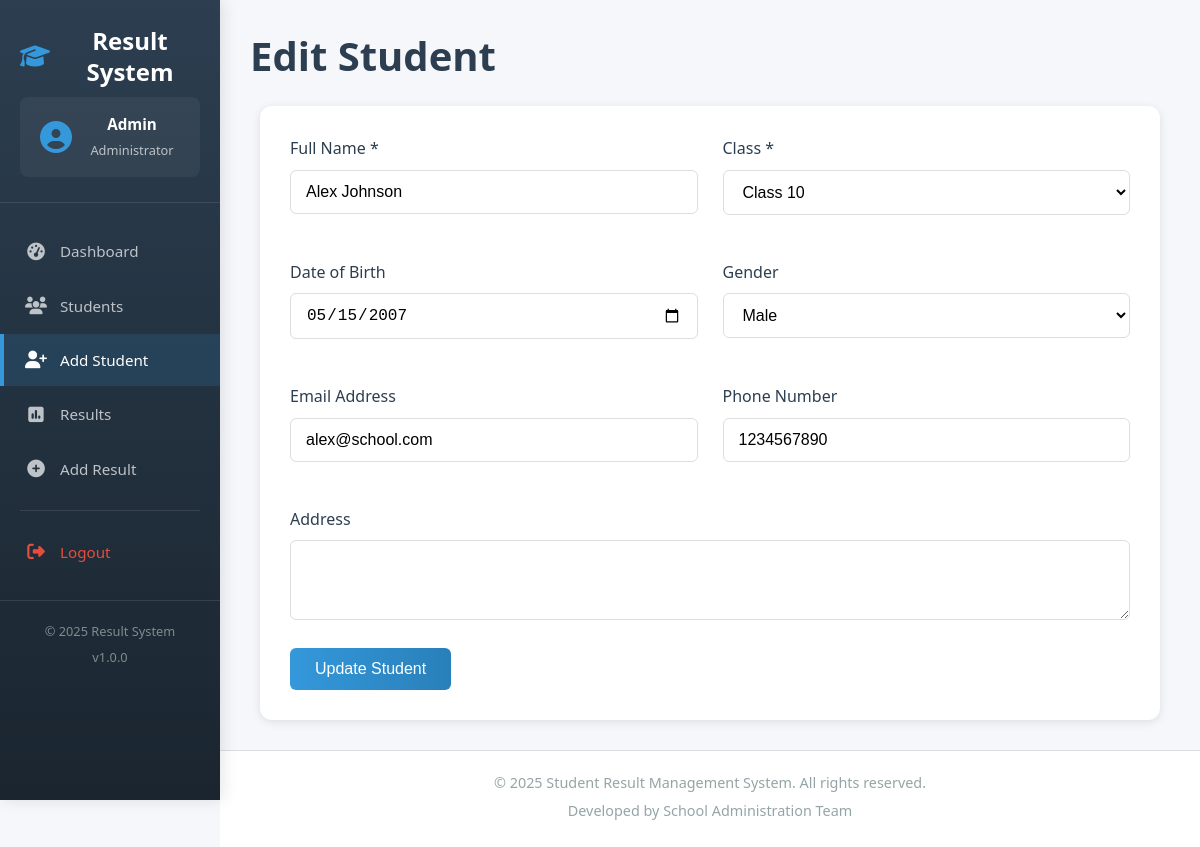
/pages/add_student.php?edit=1 (signed in), run on the app's committed database.
### tables this page shows
CREATE TABLE students (
    student_id INT PRIMARY KEY AUTO_INCREMENT,
    full_name VARCHAR(100) NOT NULL,
    class VARCHAR(20) NOT NULL,
    date_of_birth DATE,
    gender ENUM('Male', 'Female', 'Other'),
    email VARCHAR(100),
    phone VARCHAR(20),
    address TEXT,
    created_at TIMESTAMP DEFAULT CURRENT_TIMESTAMP
);

### pages/add_student.php (the view, shortened to what this page needs)
<?php
require_once '../includes/header.php';
$student = null;
if(isset($_GET['edit'])) {
    $stmt = $pdo->prepare("SELECT * FROM students WHERE student_id = ?");
    $stmt->execute([$_GET['edit']]);
    $student = $stmt->fetch();
}
?>
<div class="content">
    <h1><?php echo $student ? 'Edit Student' : 'Add New Student'; ?></h1>
    <div class="form-container">
        <form method="POST" action="">
            <div class="form-row">
                <div class="form-group">
                    <label for="full_name">Full Name *</label>
                    <input type="text" id="full_name" name="full_name" value="<?php echo $student ? htmlspecialchars($student['full_name']) : ''; ?>" required>
                </div>
                <div class="form-group">
                    <label for="class">Class *</label>
                    <select id="class" name="class" required>
                        <option value="Class 10" <?php echo ($student && $student['class'] == 'Class 10') ? 'selected' : ''; ?>>Class 10</option>
                    </select>
                </div>
            </div>
            <div class="form-row">
                <div class="form-group">
                    <label for="date_of_birth">Date of Birth</label>
                    <input type="date" id="date_of_birth" name="date_of_birth" value="<?php echo $student ? $student['date_of_birth'] : ''; ?>">
                </div>
                <div class="form-group">
                    <label for="gender">Gender</label>
                    <select id="gender" name="gender">
                        <option value="Male" <?php echo ($student && $student['gender'] == 'Male') ? 'selected' : ''; ?>>Male</option>
                    </select>
                </div>
            </div>
            <div class="form-row">
                <div class="form-group">
                    <label for="email">Email Address</label>
                    <input type="email" id="email" name="email" value="<?php echo $student ? htmlspecialchars($student['email']) : ''; ?>">
                </div>
                <div class="form-group">
                    <label for="phone">Phone Number</label>
                    <input type="tel" id="phone" name="phone" value="<?php echo $student ? htmlspecialchars($student['phone']) : ''; ?>">
                </div>
            </div>
            <div class="form-group">
                <label for="address">Address</label>
                <textarea id="address" name="address" rows="3"><?php echo $student ? htmlspecialchars($student['address']) : ''; ?></textarea>
            </div>
            <button type="submit" class="btn btn-primary"><?php echo $student ? 'Update Student' : 'Add Student'; ?></button>
        </form>
    </div>
</div>
<?php require_once '../includes/footer.php'; ?>

### css/style.css (style rules this page uses)
* { margin: 0; padding: 0; box-sizing: border-box; }
:root { --primary-color: #3498db; --secondary-color: #2c3e50; --success-color: #2ecc71; --danger-color: #e74c3c; --warning-color: #f39c12; --info-color: #1abc9c; --light-color: #ecf0f1; --dark-color: #2c3e50; --gray-color: #95a5a6; --border-color: #ddd; --shadow: 0 2px 10px rgba(0, 0, 0, 0.1); --shadow-lg: 0 10px 40px rgba(0, 0, 0, 0.1); --transition: all 0.3s ease; }
html { font-size: 16px; scroll-behavior: smooth; }
body { font-family: 'Segoe UI', Tahoma, Geneva, Verdana, sans-serif; line-height: 1.6; color: #333; background-color: #f5f7fa; min-height: 100vh; }
h1, h2, h3, h4, h5, h6 { font-weight: 600; line-height: 1.3; margin-bottom: 1rem; color: var(--secondary-color); }
h1 { font-size: 2.5rem; margin-bottom: 1.5rem; }
.form-container { background: white; border-radius: 12px; padding: 30px; box-shadow: var(--shadow); max-width: 900px; margin: 0 auto; }
.form-row { display: flex; gap: 25px; margin-bottom: 25px; }
.form-group { flex: 1; margin-bottom: 20px; }
.form-group label { display: block; margin-bottom: 8px; font-weight: 500; color: var(--secondary-color); }
.form-group input, .form-group select, .form-group textarea { width: 100%; padding: 12px 15px; border: 1px solid var(--border-color); border-radius: 6px; font-size: 1rem; transition: var(--transition); background-color: white; }
.btn { display: inline-flex; align-items: center; justify-content: center; gap: 8px; padding: 12px 25px; border: none; border-radius: 6px; font-size: 1rem; font-weight: 500; cursor: pointer; transition: var(--transition); text-decoration: none; }
.btn-primary { background: linear-gradient(to right, var(--primary-color), #2980b9); color: white; }

### data on the page
students: full_name "Alex Johnson", class "Class 10", date_of_birth "05/15/2007", gender "Male", email "alex@school.com", phone "1234567890"

### other printed values
$_SESSION['admin_name'] "Admin"
